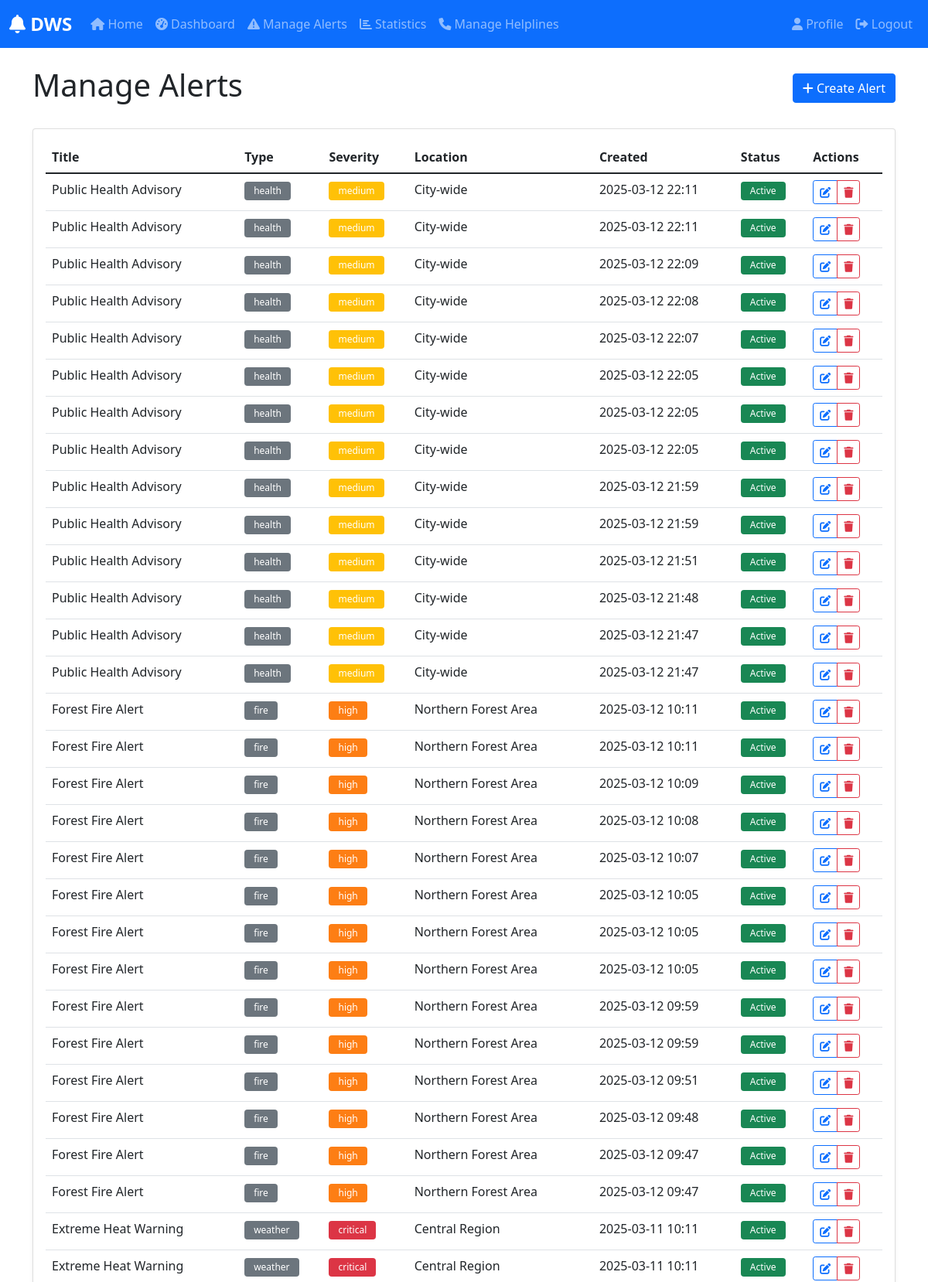
The page /admin/manage-alerts (signed in, upper part) on the database its author committed.
### app/models/alert.py (models this page shows, shortened)
class Alert(db.Model):
    id = db.Column(db.Integer, primary_key=True)
    title = db.Column(db.String(100), nullable=False)
    description = db.Column(db.Text, nullable=False)
    alert_type = db.Column(db.String(20), nullable=False)
    severity = db.Column(db.String(20), nullable=False)
    location = db.Column(db.String(100), nullable=False)
    created_at = db.Column(db.DateTime, default=datetime.utcnow)
    expires_at = db.Column(db.DateTime)
    is_active = db.Column(db.Boolean, default=True)
    created_by = db.Column(db.Integer, db.ForeignKey('user.id'), nullable=False)
    resolved_at = db.Column(db.DateTime)
    resolved_by = db.Column(db.Integer, db.ForeignKey('user.id'))
    temperature = db.Column(db.Float)
    humidity = db.Column(db.Integer)
    wind_speed = db.Column(db.Float)

### app/routes/admin.py (the view)
@bp.route('/manage-alerts')
@login_required
@admin_required
def manage_alerts():
    alerts = Alert.query.order_by(Alert.created_at.desc()).all()
    return render_template('admin/manage_alerts.html', alerts=alerts)

### app/models/user.py (called while the page is built)
@login_manager.user_loader
def load_user(id):
    return User.query.get(int(id))

### app/routes/admin.py (called while the page is built)
def admin_required(f):
    @wraps(f)
    def decorated_function(*args, **kwargs):
        if not current_user.is_authenticated or not current_user.is_admin:
            flash('You do not have permission to access this page.', 'error')
            return redirect(url_for('main.index'))
        return f(*args, **kwargs)
    return decorated_function

### app/templates/admin/manage_alerts.html (shortened to what this page needs)
{% extends "base.html" %}
{% block content %}
<div class="container mt-4">
    <div class="d-flex justify-content-between align-items-center mb-4">
        <h1>Manage Alerts</h1>
        <a href="{{ url_for('admin.create_alert') }}" class="btn btn-primary">
            <i class="fas fa-plus"></i> Create Alert
        </a>
    </div>
    <div class="card shadow-sm">
        <div class="card-body">
            <div class="table-responsive">
                <table class="table table-hover">
                    <thead>
                        <tr>
                            <th>Title</th>
                            <th>Type</th>
                            <th>Severity</th>
                            <th>Location</th>
                            <th>Created</th>
                            <th>Status</th>
                            <th>Actions</th>
                        </tr>
                    </thead>
                    <tbody>
                        {% for alert in alerts %}
                        <tr>
                            <td>{{ alert.title }}</td>
                            <td><span class="badge bg-secondary">{{ alert.alert_type }}</span></td>
                            <td><span class="badge bg-{{ alert.severity }}">{{ alert.severity }}</span></td>
                            <td>{{ alert.location }}</td>
                            <td>{{ alert.created_at.strftime('%Y-%m-%d %H:%M') }}</td>
                            <td>
                                {% if alert.is_active %}
                                <span class="badge bg-success">Active</span>
                                {% else %}
                                <span class="badge bg-secondary">Inactive</span>
                                {% endif %}
                            </td>
                            <td>
                                <div class="btn-group" role="group">
                                    <a href="{{ url_for('admin.edit_alert', alert_id=alert.id) }}"
                                       class="btn btn-sm btn-outline-primary">
                                        <i class="fas fa-edit"></i>
                                    </a>
                                    <button type="button"
                                            class="btn btn-sm btn-outline-danger"
                                            onclick="confirmDelete({{ alert.id }})">
                                        <i class="fas fa-trash"></i>
                                    </button>
                                </div>
                            </td>
                        </tr>
                        {% else %}
                        <tr>
                            <td colspan="7" class="text-center">No alerts found.</td>
                        </tr>
                        {% endfor %}
                    </tbody>
                </table>
            </div>
        </div>
    </div>
</div>
{% endblock %}

### app/templates/base.html (style rules this page uses)
:root { --primary-color: #007bff; --primary-dark: #0056b3; --success-color: #28a745; --warning-color: #ffc107; --danger-color: #dc3545; --light-gray: #f8f9fa; }
.bg-medium { background-color: var(--warning-color) !important; }
.bg-high { background-color: #fd7e14 !important; color: white; }
.bg-critical { background-color: var(--danger-color) !important; color: white; }
.badge { padding: 0.5em 1em; font-weight: 500; }

### rows shown on the page
Alert: title "Public Health Advisory", alert_type "health", severity "medium", location "City-wide", created_at "2025-03-12 22:11", is_active "Active"
Alert: title "Public Health Advisory", alert_type "health", severity "medium", location "City-wide", created_at "2025-03-12 22:11", is_active "Active"
Alert: title "Public Health Advisory", alert_type "health", severity "medium", location "City-wide", created_at "2025-03-12 22:09", is_active "Active"
Alert: title "Public Health Advisory", alert_type "health", severity "medium", location "City-wide", created_at "2025-03-12 22:08", is_active "Active"
Alert: title "Public Health Advisory", alert_type "health", severity "medium", location "City-wide", created_at "2025-03-12 22:07", is_active "Active"
Alert: title "Public Health Advisory", alert_type "health", severity "medium", location "City-wide", created_at "2025-03-12 22:05", is_active "Active"
Alert: title "Public Health Advisory", alert_type "health", severity "medium", location "City-wide", created_at "2025-03-12 22:05", is_active "Active"
Alert: title "Public Health Advisory", alert_type "health", severity "medium", location "City-wide", created_at "2025-03-12 22:05", is_active "Active"
Alert: title "Public Health Advisory", alert_type "health", severity "medium", location "City-wide", created_at "2025-03-12 21:59", is_active "Active"
Alert: title "Public Health Advisory", alert_type "health", severity "medium", location "City-wide", created_at "2025-03-12 21:59", is_active "Active"
Alert: title "Public Health Advisory", alert_type "health", severity "medium", location "City-wide", created_at "2025-03-12 21:51", is_active "Active"
Alert: title "Public Health Advisory", alert_type "health", severity "medium", location "City-wide", created_at "2025-03-12 21:48", is_active "Active"
Alert: title "Public Health Advisory", alert_type "health", severity "medium", location "City-wide", created_at "2025-03-12 21:47", is_active "Active"
Alert: title "Public Health Advisory", alert_type "health", severity "medium", location "City-wide", created_at "2025-03-12 21:47", is_active "Active"
Alert: title "Forest Fire Alert", alert_type "fire", severity "high", location "Northern Forest Area", created_at "2025-03-12 10:11", is_active "Active"
Alert: title "Forest Fire Alert", alert_type "fire", severity "high", location "Northern Forest Area", created_at "2025-03-12 10:11", is_active "Active"
Alert: title "Forest Fire Alert", alert_type "fire", severity "high", location "Northern Forest Area", created_at "2025-03-12 10:09", is_active "Active"
Alert: title "Forest Fire Alert", alert_type "fire", severity "high", location "Northern Forest Area", created_at "2025-03-12 10:08", is_active "Active"
Alert: title "Forest Fire Alert", alert_type "fire", severity "high", location "Northern Forest Area", created_at "2025-03-12 10:07", is_active "Active"
Alert: title "Forest Fire Alert", alert_type "fire", severity "high", location "Northern Forest Area", created_at "2025-03-12 10:05", is_active "Active"
Alert: title "Forest Fire Alert", alert_type "fire", severity "high", location "Northern Forest Area", created_at "2025-03-12 10:05", is_active "Active"
Alert: title "Forest Fire Alert", alert_type "fire", severity "high", location "Northern Forest Area", created_at "2025-03-12 10:05", is_active "Active"
Alert: title "Forest Fire Alert", alert_type "fire", severity "high", location "Northern Forest Area", created_at "2025-03-12 09:59", is_active "Active"
Alert: title "Forest Fire Alert", alert_type "fire", severity "high", location "Northern Forest Area", created_at "2025-03-12 09:59", is_active "Active"
Alert: title "Forest Fire Alert", alert_type "fire", severity "high", location "Northern Forest Area", created_at "2025-03-12 09:51", is_active "Active"
Alert: title "Forest Fire Alert", alert_type "fire", severity "high", location "Northern Forest Area", created_at "2025-03-12 09:48", is_active "Active"
Alert: title "Forest Fire Alert", alert_type "fire", severity "high", location "Northern Forest Area", created_at "2025-03-12 09:47", is_active "Active"
Alert: title "Forest Fire Alert", alert_type "fire", severity "high", location "Northern Forest Area", created_at "2025-03-12 09:47", is_active "Active"
Alert: title "Extreme Heat Warning", alert_type "weather", severity "critical", location "Central Region", created_at "2025-03-11 10:11", is_active "Active"
Alert: title "Extreme Heat Warning", alert_type "weather", severity "critical", location "Central Region", created_at "2025-03-11 10:11", is_active "Active"
